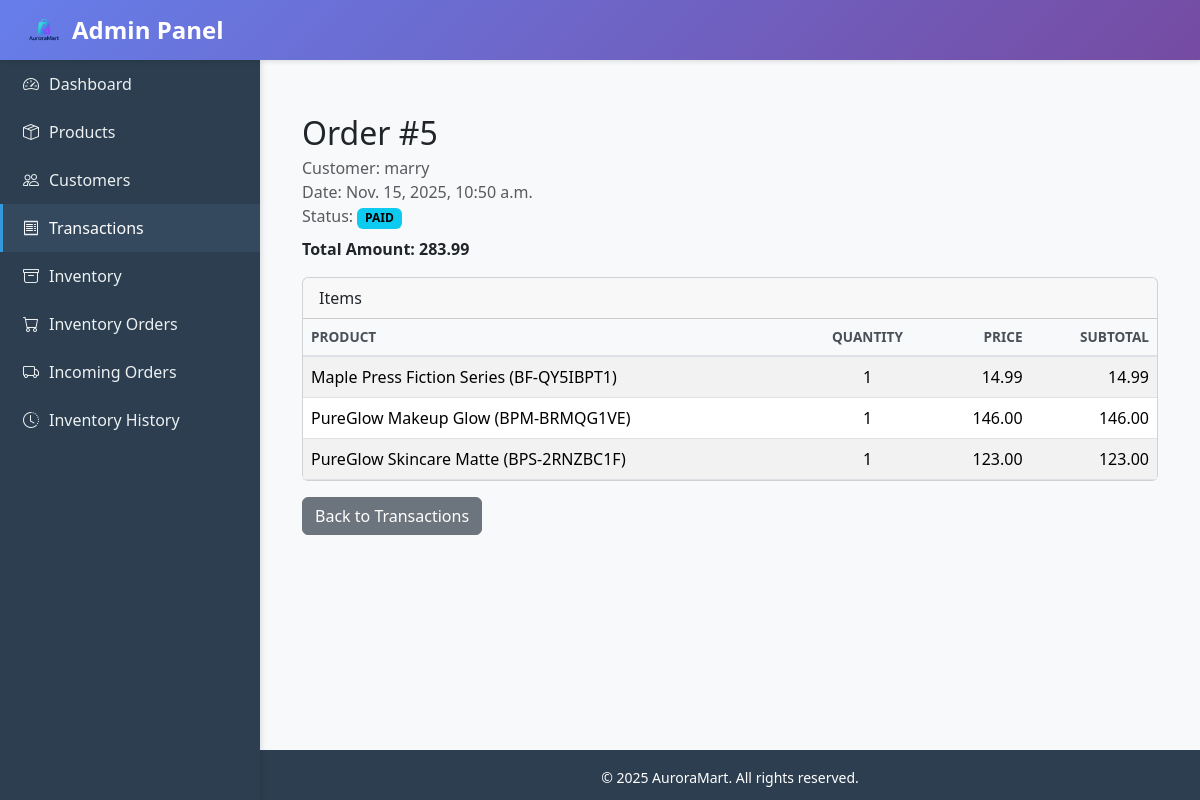
The page /admin_panel/transaction/5/ on the database its author committed.
### ecommercemodule/models.py (models this page shows, shortened)
class Order(models.Model):
    class StatusChoices(models.TextChoices):
        PENDING = "PENDING", "Pending"
        PAID = "PAID", "Paid"
        CANCELLED = "CANCELLED", "Cancelled"
    customer = models.ForeignKey(
        Customer, related_name="orders", on_delete=models.CASCADE
    )
    created_at = models.DateTimeField(auto_now_add=True)
    status = models.CharField(
        max_length=20, choices=StatusChoices.choices, default=StatusChoices.PENDING
    )
    total_amount = models.DecimalField(
        max_digits=12, decimal_places=2, validators=[MinValueValidator(0)]
    )
    class Meta:
        ordering = ["-created_at"]

class OrderItem(models.Model):
    order = models.ForeignKey(
        Order, related_name="items", on_delete=models.CASCADE
    )
    product = models.ForeignKey(Product, on_delete=models.PROTECT)
    quantity = models.PositiveIntegerField(validators=[MinValueValidator(1)])
    unit_price = models.DecimalField(
        max_digits=10, decimal_places=2, validators=[MinValueValidator(0)]
    )
    class Meta:
        ordering = ["product__name"]

### auroramart/models.py (models this page shows, shortened)
class Product(models.Model):
    sku = models.CharField(max_length=64, unique=True, verbose_name="SKU Code")
    name = models.CharField(max_length=255, verbose_name="Product Name")
    description = models.TextField(blank=True, verbose_name="Product Description")
    category = models.ForeignKey(
        Category, related_name="products", on_delete=models.PROTECT, verbose_name="Product Category"
    )
    subcategory = models.ForeignKey(
        SubCategory, related_name="products", on_delete=models.PROTECT, verbose_name="Product Subcategory"
    )
    quantity_on_hand = models.PositiveIntegerField(default=0, validators=[MinValueValidator(0)])
    reorder_quantity = models.PositiveIntegerField(default=10, validators=[MinValueValidator(0)])
    unit_price = models.DecimalField(
        max_digits=10, decimal_places=2, default=0.00, validators=[MinValueValidator(0)]
    )
    rating = models.DecimalField(
        max_digits=3,
        decimal_places=1,
        default=0.0,
        null=True,
        blank=True,
        validators=[MinValueValidator(0), MaxValueValidator(5)],
        verbose_name="Product Rating"
    )
    is_active = models.BooleanField(default=True)
    image_url = models.URLField(
        max_length=500,
        blank=True,
        null=True,
        verbose_name="Image URL",
        help_text="External image URL (e.g., from Google Images)"
    )
    image = models.ImageField(
        upload_to='products/',
        blank=True,
        null=True,
        verbose_name="Product Image",
        help_text="Upload a product image file"
    )
    class Meta:
        ordering = ["name"]
        indexes = [
            models.Index(fields=["sku"]),
            models.Index(fields=["is_active"]),
        ]
    def __str__(self) -> str:
        return f"{self.name} ({self.sku})"

### admin_panel/views.py (the view, shortened to what this page needs)
# urls.py: path("transaction/<int:pk>/", views.transaction_detail, name="transaction_detail"),
def transaction_detail(request, pk):
    order = Order.objects.select_related('customer__user').filter(pk=pk).first()
    if order:
        items_qs = order.items.select_related('product').all()
        items = [
            {
                'product': it.product,
                'quantity': it.quantity,
                'price': it.unit_price,
                'subtotal': it.unit_price * it.quantity,
            }
            for it in items_qs
        ]
        return render(request, 'admin_panel/transaction_detail.html', {
            'order': order,
            'items': items,
            'is_order': True,
            'customer_username': _customer_display(order.customer),
        })

### admin_panel/views.py (called while the page is built)
def _customer_display(customer: Customer) -> str:
    try:
        if customer and getattr(customer, 'user', None):
            user = customer.user
            if getattr(user, 'username', ''):
                return user.username
            full_name = f"{getattr(user, 'first_name', '')} {getattr(user, 'last_name', '')}".strip()
            if full_name:
                return full_name
    except Exception:
        pass
    return f"Customer #{getattr(customer, 'pk', '')}"

### ecommercemodule/context_processors.py (called while the page is built)
def cart_item_count(request):
    cart = None
    if not hasattr(request, "session"):
        return {"cart_item_count": 0}
    if request.user.is_authenticated:
        profile, _ = Customer.objects.get_or_create(user=request.user)
        cart = Cart.objects.filter(customer=profile).first()
    else:
        session_key = request.session.session_key
        if not session_key:
            request.session.create()
            session_key = request.session.session_key
        cart = Cart.objects.filter(session_key=session_key).first()
    if not cart:
        return {"cart_item_count": 0}
    total = cart.items.aggregate(total=Sum("quantity"))["total"] or 0
    return {"cart_item_count": total}

### admin_panel/templates/admin_panel/transaction_detail.html
{% extends "base.html" %}
{% block content %}
<div class="container py-4">
    <div class="row mb-3">
        <div class="col">
            {% if is_order %}
                <h2 class="mb-1">Order #{{ order.id }}</h2>
                <div class="text-muted">Customer: {{ customer_username }}</div>
                <div class="text-muted">Date: {{ order.created_at }}</div>
                <div class="text-muted">Status: <span class="badge text-bg-info">{{ order.status }}</span></div>
                <div class="fw-semibold mt-2">Total Amount: {{ order.total_amount }}</div>
            {% else %}
                <h2 class="mb-1">Transaction #{{ transaction.transaction_id }}</h2>
                <div class="text-muted">Customer: {{ customer_username }}</div>
                <div class="text-muted">Date: {{ transaction.transaction_date }}</div>
                <div class="fw-semibold mt-2">Total Amount: {{ transaction.total_amount }}</div>
            {% endif %}
        </div>
    </div>
    <div class="card">
        <div class="card-header">Items</div>
        <div class="card-body p-0">
            <div class="table-responsive">
                <table class="table table-striped table-hover mb-0 align-middle">
                    <thead class="table-light">
                        <tr>
                            <th>Product</th>
                            <th class="text-center">Quantity</th>
                            <th class="text-end">Price</th>
                            <th class="text-end">Subtotal</th>
                        </tr>
                    </thead>
                    <tbody>
                        {% for item in items %}
                        <tr>
                            <td>{{ item.product }}</td>
                            <td class="text-center">{{ item.quantity }}</td>
                            <td class="text-end">{{ item.price }}</td>
                            <td class="text-end">{{ item.subtotal }}</td>
                        </tr>
                        {% empty %}
                        <tr>
                            <td colspan="4" class="text-center text-muted py-4">No items found.</td>
                        </tr>
                        {% endfor %}
                    </tbody>
                </table>
            </div>
        </div>
    </div>
    <div class="mt-3">
        <a href="{% url 'admin_panel:transaction_list' %}" class="btn btn-secondary">Back to Transactions</a>
    </div>
</div>
{% endblock %}

### admin_panel/templates/base.html (style rules this page uses)
:root { --sidebar-width: 260px; --header-height: 60px; }
body { font-family: 'Segoe UI', Tahoma, Geneva, Verdana, sans-serif; min-height: 100vh; display: flex; flex-direction: column; }
.table { background: white; }
.table thead th { background-color: #f8f9fa; border-bottom: 2px solid #dee2e6; font-weight: 600; text-transform: uppercase; font-size: 0.85rem; color: #495057; }

### rows shown on the page
Order: id "5", created_at "Nov. 15, 2025, 10:50 a.m.", status "PAID", total_amount "283.99"
Product: product "Maple Press Fiction Series (BF-QY5IBPT1)", quantity "1", price "14.99", subtotal "14.99"
Product: product "PureGlow Makeup Glow (BPM-BRMQG1VE)", quantity "1", price "146.00", subtotal "146.00"
Product: product "PureGlow Skincare Matte (BPS-2RNZBC1F)", quantity "1", price "123.00", subtotal "123.00"

### other values the page prints
{{ customer_username }} "marry"
